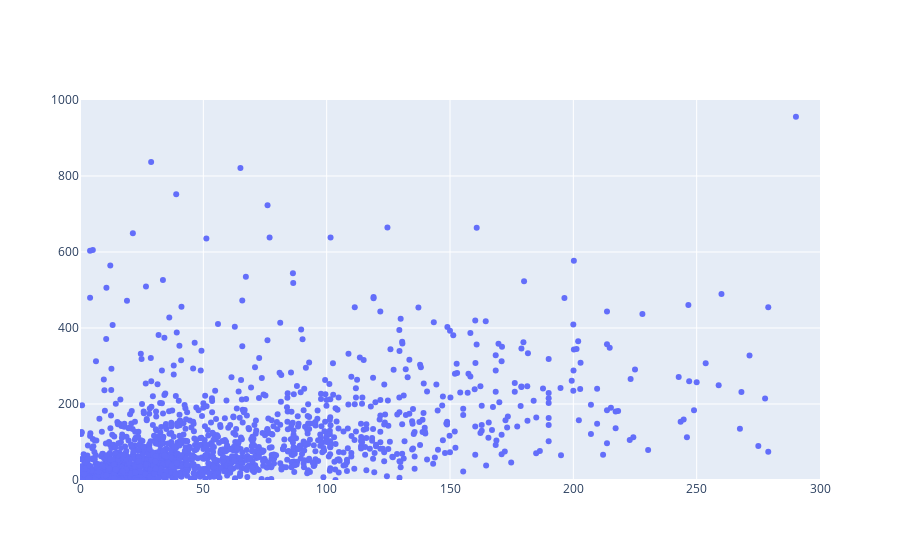

The notebook cell saved with this chart:
### Markdown cell above
Huh, well we should've known.  Now let's zoom in on our dataset so that our plot no longer expands for just a few of the outliers. We will set the x-axis of our plot to go from zero to 300 million dollars, and the y-axis of our plot to go from zero to one billion dollars.

### Code cell
from graph import build_layout
revenues_per_budgets_trace = trace_values(budgets, domestic_revenues, text = titles)
revenues_layout = build_layout(x_range = [0, 300], y_range = [0, 1000])
plot([revenues_per_budgets_trace], revenues_layout)

### Figure 1 — Plotly figure (JSON) as saved in the notebook; plotly's stock layout.template omitted (floating-point values rounded to 4 significant figures; data arrays with more than 128 entries replaced by an {"elided": "..."} marker saying what was removed)
{"data": [{"mode": "markers", "name": "data", "text": {"elided": "1776 str values"}, "type": "scatter", "x": {"elided": "1776 float values"}, "y": {"elided": "1776 float values"}}], "layout": {"xaxis": {"range": [0, 300]}, "yaxis": {"range": [0, 1000]}}}
